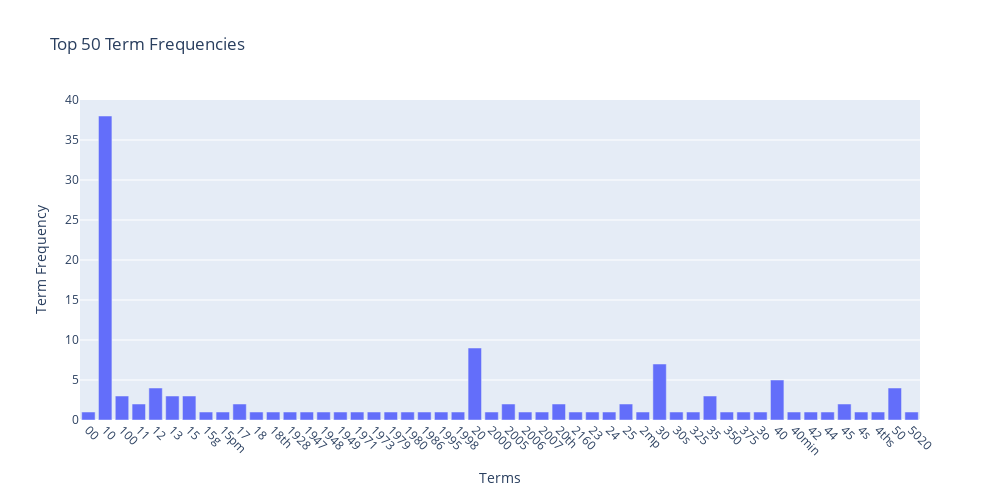

Notebook code cell kept with this figure:
### Code cell
# EXERCISE FOURTEEN(14)


import plotly.express as px

# 50 terms and their frequencies
top_terms_df = pd.DataFrame({
    'Term': X_counts_vectorizer.get_feature_names_out()[:50],
    'Frequency': term_frequencies[:50]
})

# Create a bar graph using Plotly 
fig = px.bar(top_terms_df, x='Term', y='Frequency',
             title='Top 50 Term Frequencies',
             labels={'Frequency': 'Term Frequency', 'Term': 'Terms'},
             width=1000, height=500)

# Update layout for better x-axis label visibility
fig.update_layout(xaxis=dict(tickangle=45))

# Show the plot
fig.show()

### Figure 1 — Plotly figure (JSON) as saved in the notebook; plotly's stock layout.template omitted (floating-point values rounded to 4 significant figures)
{"data": [{"alignmentgroup": "True", "hovertemplate": "Terms=%{x}<br>Term Frequency=%{y}<extra></extra>", "legendgroup": "", "marker": {"color": "#636efa", "pattern": {"shape": ""}}, "name": "", "offsetgroup": "", "orientation": "v", "showlegend": false, "textposition": "auto", "type": "bar", "x": ["00", "10", "100", "11", "12", "13", "15", "15g", "15pm", "17", "18", "18th", "1928", "1947", "1948", "1949", "1971", "1973", "1979", "1980", "1986", "1995", "1998", "20", "2000", "2005", "2006", "2007", "20th", "2160", "23", "24", "25", "2mp", "30", "30s", "325", "35", "350", "375", "3o", "40", "40min", "42", "44", "45", "4s", "4ths", "50", "5020"], "xaxis": "x", "y": [1, 38, 3, 2, 4, 3, 3, 1, 1, 2, 1, 1, 1, 1, 1, 1, 1, 1, 1, 1, 1, 1, 1, 9, 1, 2, 1, 1, 2, 1, 1, 1, 2, 1, 7, 1, 1, 3, 1, 1, 1, 5, 1, 1, 1, 2, 1, 1, 4, 1], "yaxis": "y"}], "layout": {"barmode": "relative", "height": 500, "legend": {"tracegroupgap": 0}, "title": {"text": "Top 50 Term Frequencies"}, "width": 1000, "xaxis": {"anchor": "y", "domain": [0, 1], "tickangle": 45, "title": {"text": "Terms"}}, "yaxis": {"anchor": "x", "domain": [0, 1], "title": {"text": "Term Frequency"}}}}
